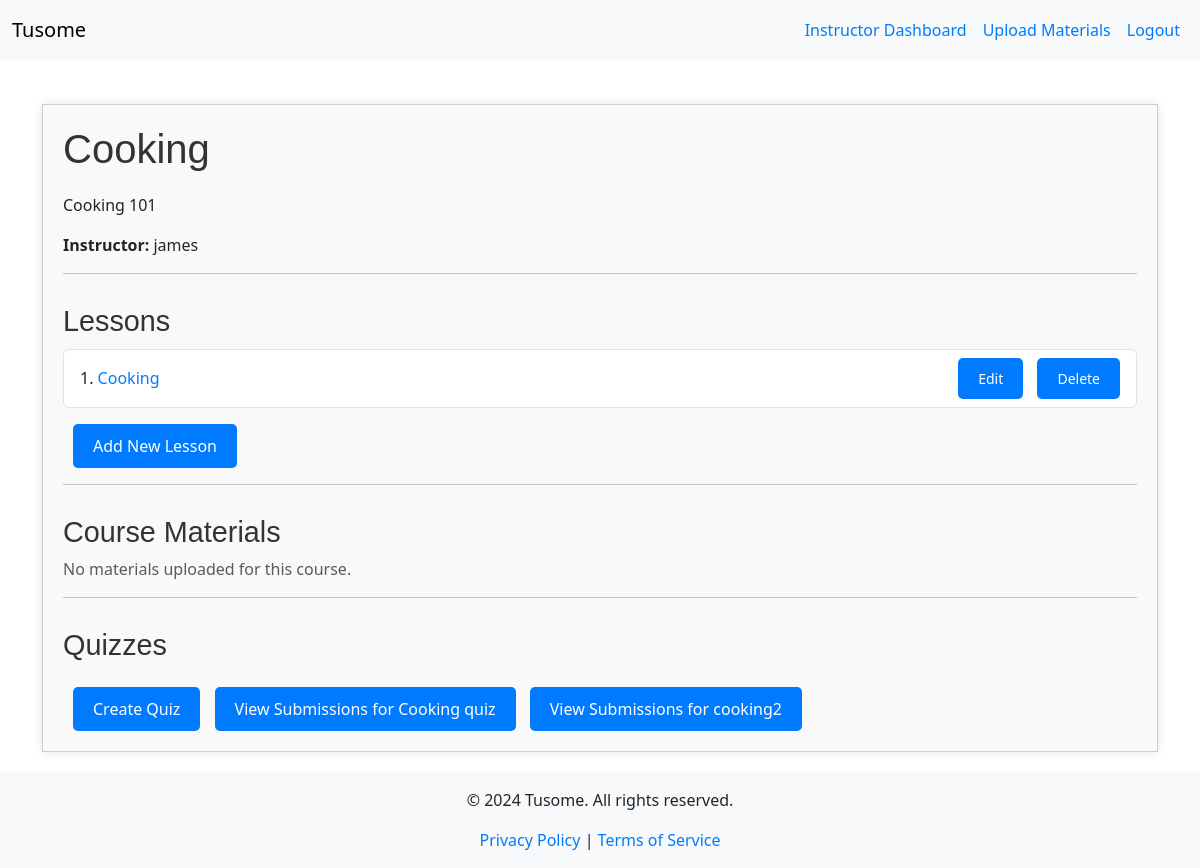
/course/1 (signed in), run on the app's committed database.
### models.py (models this page shows, shortened)
class Course(db.Model):
    id = db.Column(db.Integer, primary_key=True)
    title = db.Column(db.String(200), nullable=False)
    description = db.Column(db.Text, nullable=False)
    is_featured = db.Column(db.Boolean, default=False)
    instructor_id = db.Column(db.Integer, db.ForeignKey('instructor.id'), nullable=False)
    instructor = db.relationship('Instructor', back_populates='courses')
    lessons = db.relationship('Lesson', back_populates='course', lazy=True)
    quizzes = db.relationship('Quiz', back_populates='course', lazy=True)
    materials = db.relationship('CourseMaterial', back_populates='course', lazy=True)
    enrollments = db.relationship('Enrollment', back_populates='course', lazy=True)
    submissions = db.relationship('Submission', back_populates='course', lazy=True)

class User(UserMixin, db.Model):
    id = db.Column(db.Integer, primary_key=True)
    username = db.Column(db.String(150), unique=True, nullable=False)
    password = db.Column(db.String(150), nullable=False)
    role = db.Column(db.Enum(RoleEnum), nullable=False)  # Using Enum for roles
    instructor = db.relationship('Instructor', back_populates='user', uselist=False)
    student = db.relationship('Student', back_populates='user', uselist=False)

class Lesson(db.Model):
    id = db.Column(db.Integer, primary_key=True)
    title = db.Column(db.String(200), nullable=False)
    content = db.Column(db.Text, nullable=False)
    slug = db.Column(db.String(100), unique=True, nullable=False)  # Use this for the URL
    course_id = db.Column(db.Integer, db.ForeignKey('course.id'), nullable=False)
    course = db.relationship('Course', back_populates='lessons')

class Quiz(db.Model):
    id = db.Column(db.Integer, primary_key=True)
    course_id = db.Column(db.Integer, db.ForeignKey('course.id'), nullable=False)
    title = db.Column(db.String(200), nullable=False)
    status = db.Column(db.String(20), nullable=False)
    course = db.relationship('Course', back_populates='quizzes')
    questions = db.relationship('Question', back_populates='quiz', lazy=True)
    quiz_submissions = db.relationship('QuizSubmission', back_populates='quiz', lazy=True)

### app.py (the view)
@app.route('/course/<int:course_id>')
@login_required
def course_details(course_id):
    course = Course.query.get_or_404(course_id)
    if current_user.role == RoleEnum.STUDENT:
        enrollment = Enrollment.query.filter_by(student_id=current_user.student.id, course_id=course_id).first()
        if not enrollment:
            flash('You are not enrolled in this course.', 'danger')
            return redirect(url_for('browse_courses'))
        lessons = course.lessons
        materials = course.materials
        quizzes = course.quizzes
        return render_template('course_details.html', course=course, lessons=lessons, materials=materials, quizzes=quizzes)
    elif current_user.role == RoleEnum.INSTRUCTOR:
        if course.instructor_id != current_user.instructor.id:
            flash('You do not have permission to view this course.', 'danger')
            return redirect(url_for('instructor_dashboard'))
        lessons = course.lessons
        materials = course.materials
        quizzes = course.quizzes
        delete_form = DeleteLessonForm()
        return render_template('course_details.html', course=course, lessons=lessons, materials=materials, quizzes=quizzes, form=delete_form)
    else:
        flash('Access denied.', 'danger')
        abort(403)

### app.py (called while the page is built)
@app.context_processor
def inject_current_year():
    return {'current_year': datetime.utcnow().year}

@login_manager.user_loader
def load_user(user_id):
    return User.query.get(int(user_id))

@app.context_processor
def inject_roleenum():
    return dict(RoleEnum=RoleEnum)

### templates/course_details.html (shortened to what this page needs)
{% extends "base.html" %}
{% block content %}
<div class="course-container">
    <h2>{{ course.title }}</h2>
    <p>{{ course.description }}</p>
    <p><strong>Instructor:</strong> {{ course.instructor.user.username }}</p>
    <hr>
    <h3>Lessons</h3>
    {% if course.lessons %}
      <ul class="list-group">
        {% for lesson in course.lessons %}
          <li class="list-group-item d-flex justify-content-between align-items-center">
            <span>{{ loop.index }}. <a href="{{ url_for('lesson_detail', slug=lesson.slug) }}">{{ lesson.title }}</a></span>
            {% if current_user.is_authenticated and current_user.role == RoleEnum.INSTRUCTOR and course.instructor_id == current_user.instructor.id %}
              <div>
                <a href="{{ url_for('edit_lesson', lesson_id=lesson.id) }}" class="btn btn-sm btn-warning">Edit</a>
                <form action="{{ url_for('delete_lesson', lesson_id=lesson.id) }}" method="POST" style="display:inline;">
                  <button type="submit" class="btn btn-sm btn-danger" onclick="return confirm('Are you sure you want to delete this lesson?');" aria-label="Delete Lesson {{ lesson.title }}">Delete</button>
                </form>
              </div>
            {% endif %}
          </li>
        {% endfor %}
      </ul>
    {% else %}
      <p class="text-muted">No lessons available for this course.</p>
    {% endif %}
    {% if current_user.is_authenticated and current_user.role == RoleEnum.INSTRUCTOR and course.instructor_id == current_user.instructor.id %}
      <a href="{{ url_for('create_lesson', course_id=course.id) }}" class="btn btn-success mt-3">Add New Lesson</a>
    {% endif %}
    <hr>
    <h3>Course Materials</h3>
    {% if materials %}
      <ul class="list-group">
        {% for material in materials %}
          <li class="list-group-item d-flex justify-content-between align-items-center">
            <span>{{ material.filename }} ({{ material.size }} KB)</span>
            <a href="{{ url_for('download_material', material_id=material.id) }}" class="btn btn-secondary btn-sm">Download</a>
          </li>
        {% endfor %}
      </ul>
    {% else %}
      <p class="text-muted">No materials uploaded for this course.</p>
    {% endif %}
    <hr>
    <h3>Quizzes</h3>
    {% if current_user.is_authenticated and current_user.role == RoleEnum.INSTRUCTOR and course.instructor_id == current_user.instructor.id %}
        <a href="{{ url_for('create_quiz', course_id=course.id) }}" class="btn btn-primary mt-3">Create Quiz</a>
        {% for quiz in course.quizzes %}
            <a href="{{ url_for('view_submissions', course_id=course.id, quiz_id=quiz.id) }}" class="btn btn-secondary mt-3">View Submissions for {{ quiz.title }}</a>
        {% endfor %}
    {% endif %}
</div>
{% endblock %}

### static/css/style.css (style rules this page uses)
.btn { padding: 10px 20px; border: none; border-radius: 5px; color: white; background-color: #007BFF; text-decoration: none; display: inline-block; transition: background-color 0.3s; }
h1, h2, h3 { color: #333; font-family: 'Arial', sans-serif; }
a { color: #007BFF; text-decoration: none; }
.course-container { max-width: 1500px; margin: 20px auto; padding: 20px; border: 1px solid #ccc; box-shadow: 0 0 10px rgba(0, 0, 0, 0.1); background: #f9f9f9; }
.course-container h2 { font-size: 2.5em; margin-bottom: 20px; }
.course-container h3 { font-size: 1.8em; margin-top: 30px; }
.course-container .list-group { margin-top: 10px; }
.course-container .btn { margin-left: 10px; }
.btn-primary { background-color: #007BFF; border-color: #007BFF; }
html, body { height: 100%; margin: 0; }
body { display: flex; flex-direction: column; }

### templates/base.html (style rules this page uses)
html, body { height: 100%; margin: 0; }
body { display: flex; flex-direction: column; }

### data on the page
Course: title "Cooking", description "Cooking 101"
User: instructor.user.username "james"
Lesson: title "Cooking"
Quiz: title "Cooking quiz"
Quiz: title "cooking2"
